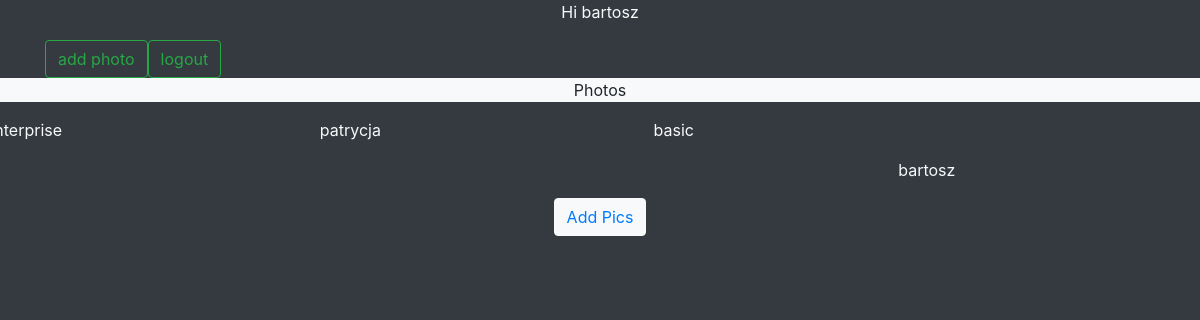
The app's page / (signed in), older data.
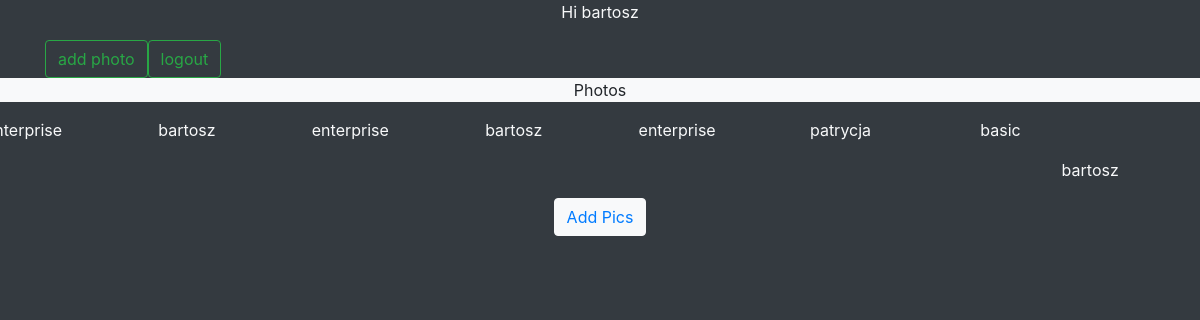
The same page, newer data.
### photo/models.py (models this page shows, shortened)
class Photo(models.Model):
    title = models.CharField(max_length=80)
    image = models.ImageField(default='photo/default.jpg', upload_to='photo')
    date = models.DateTimeField(default = timezone.now)
    author = models.ForeignKey(User, on_delete=models.CASCADE)
    member = models.ForeignKey(Profile, on_delete=models.CASCADE, null=True)

### photo/views.py (the view)
# urls.py: path('', PhotoListView.as_view(), name='photo-page'),
class PhotoListView(ListView):
    model = Photo
    template_name = 'index.html'
    context_object_name = 'photos'
    ordering = ['-date']
    paginate_by = 4

### photo/templates/index.html (shortened to what this page needs)
<head>
    <link rel="stylesheet" href="https://cdn.jsdelivr.net/npm/bootstrap@4.6.0/dist/css/bootstrap.min.css">
</head>
<body class="bg-dark">
    <nav class="text-center">
        <p class="text-light">Hi {{user.username}}</p>
        <div class="container text-right">
            <form class="form-inline my-2 my-lg-0 text-right">
                {% if user.is_authenticated %}
                <a class="btn btn-outline-success my-2 my-sm-0" href="{% url 'photo-create' %}">add photo</a>
                <a class="btn btn-outline-success my-2 my-sm-0" href="{% url 'logout' %}">logout</a>
                {% else %}
                <a class="btn btn-outline-success my-2 my-sm-0" href="{% url 'login' %}">login</a>
                {% endif %}
            </form>
        </div>
    </nav>
    <p class="text-center bg-light">Photos</p>
    <div class="row">
        {% for photo in photos %}
            {% if photo.member.membership_type == enterprise %}
            <p class="text-light">enterprise</p>
            <div class="col-sm">
                <p class="text-center text-light">{{photo.author}}</p>
            </div>
            {% elif photo.member.membership_type == premium %}
            <p class="text-light">premium</p>
            <div class="col-sm">
                <img class="rounded mx-auto d-block" style="max-height: 400;" src="{{ photo.image.url }}" alt="">
                <p class="text-center text-light">{{photo.author}}</p>
            </div>
            {% else %}
            <div class="col-sm">
                <p class="text-light">basic</p>
                <p class="text-center text-light">{{photo.author}}</p>
            </div>
            {% endif %}
        {% endfor %}
    </div>
    <div class="text-center">
        <button class="btn btn-light">
            <a href="{% url 'photo-create' %}">Add Pics</a>
        </button>
    </div>
</body>

Row changes from the older to the newer data that the page shows:
added Photo: author "bartosz"
added Photo: author "bartosz"
